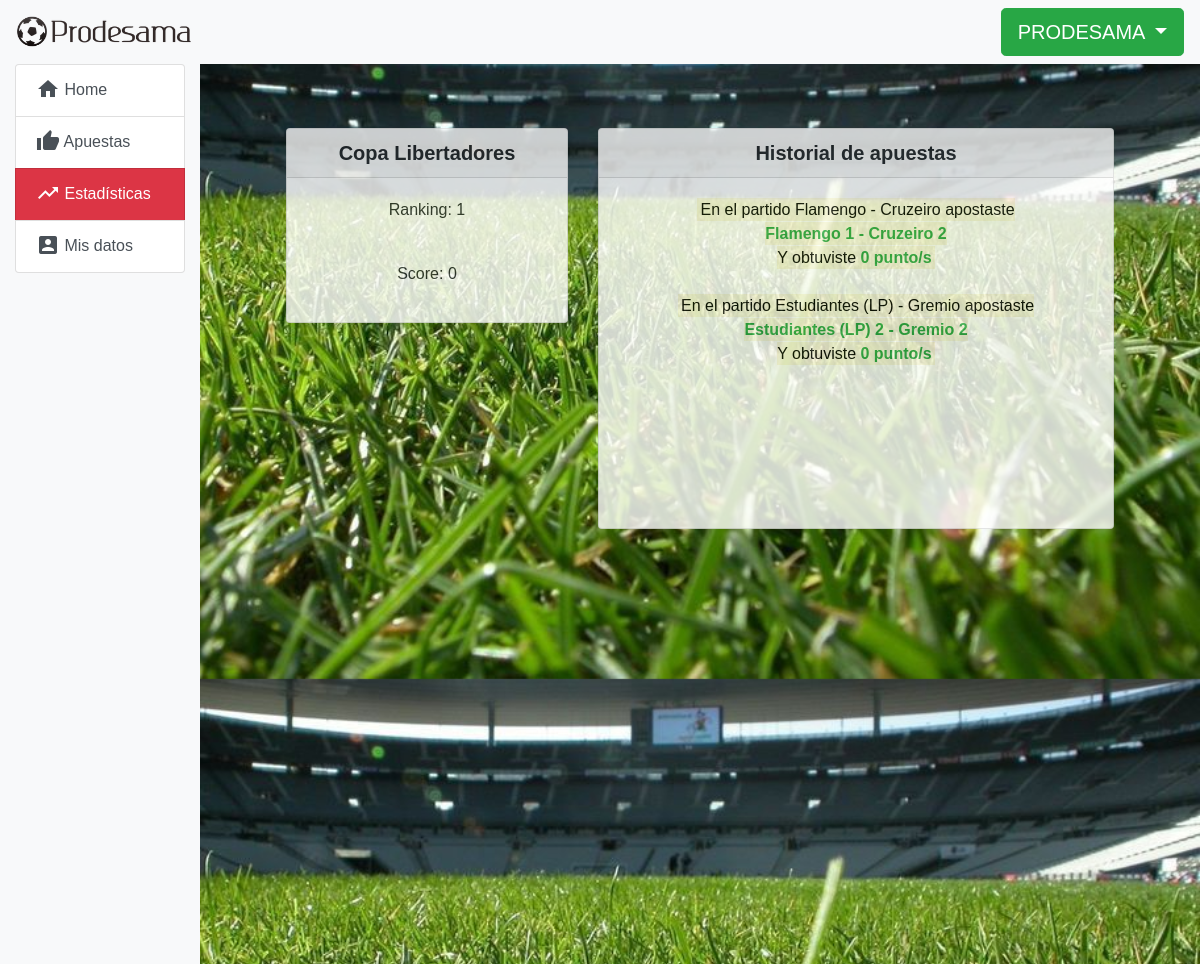
Before: /home/puntaje (signed in) with the older database file.
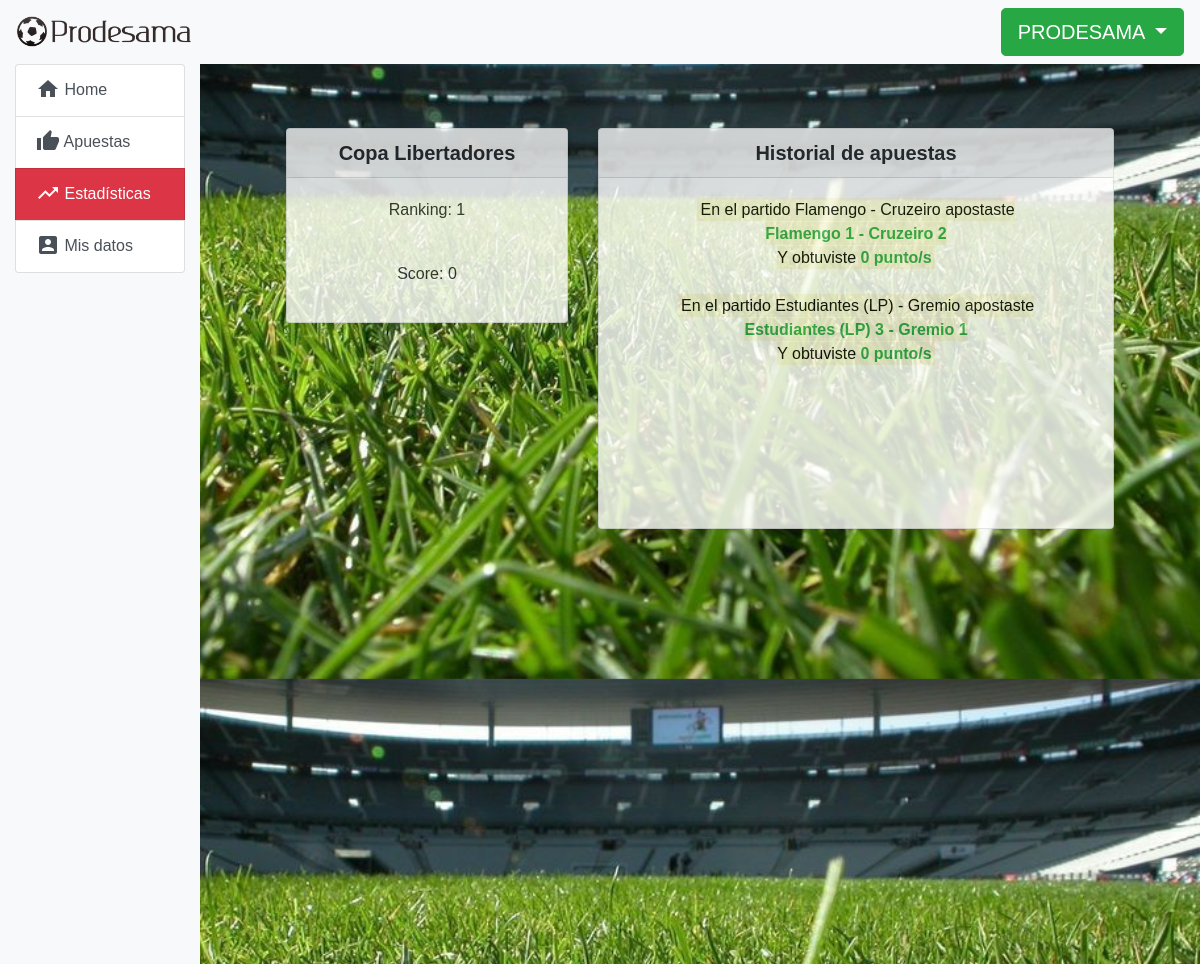
After: the same page with the newer database file.
### prode/models.py (models this page shows, shortened)
class Bet(models.Model):
    user = models.ForeignKey(User, related_name='bets', blank=True, on_delete=models.CASCADE)
    match = models.ForeignKey(Match, on_delete=models.CASCADE, related_name='bets')
    team1_score = models.PositiveIntegerField(default=0)
    team2_score = models.PositiveIntegerField(default=0)
    result = models.PositiveIntegerField(default=0, null=True)
    calculated = models.BooleanField(default=False)
    class Meta:
        unique_together = ('user', 'match')

class Match(models.Model):
    start = models.DateTimeField()
    end = models.DateTimeField()
    team1 = models.ForeignKey(Team, on_delete=models.CASCADE, related_name='matches')
    team2 = models.ForeignKey(Team, on_delete=models.CASCADE, related_name='matchs')
    team1_score = models.PositiveIntegerField(default=0)
    team2_score = models.PositiveIntegerField(default=0)
    competition = models.ForeignKey(Competition, on_delete=models.CASCADE, null=True)
    def __str__(self):
        return (self.team1.name + " - " + self.team2.name)

class Team(models.Model):
    name = models.CharField(max_length=50)
    flag = models.ImageField(upload_to='prode/images/flags/')
    def __str__(self):
        return self.name

### prode/views.py (the view)
# urls.py: path('home/puntaje', login_required(views.ScoreView.as_view()), name='puntaje'),
class ScoreView(generic.DetailView):
    template_name = 'prode/puntaje.html'
    def get(self, request):
        comps = Competition.objects.filter(available=True)
        comp_stats = CompetitionStat.objects.all()
        bets = list(Bet.objects.all())
        bets.reverse()
        return render(request, self.template_name, {'comps':comps,'comp_stats':comp_stats, 'bets':bets})

### prode/templates/prode/puntaje.html (shortened to what this page needs)
{% extends "prode/navigation.html" %}
{% block content %}
<div class="row justify-content-center text-center" style="opacity: 0.8">
    <div class="col-md-4">
        {% for c in comps %}
            <div class="card">
                <h5 class="card-header"><strong>{{ c.name }}</strong></h5>
                <div class="card-body">
                    {% for cs in comp_stats %}
                        {% if c == cs.comp %}
                            {% if user == cs.user %}
                                {% if cs.ranking == None %}
                                    <p>Aún no posees ranking para esta competencia</p>
                                {% else %}
                                    <p>Ranking: {{ cs.ranking }}</p>
                                {% endif %}
                                <br>
                                <p>Score: {{ cs.score }}</p>
                            {% endif %}
                        {% endif %}
                    {% endfor %}
                </div>
            </div>
            <br>
        {% endfor %}
    </div>
    <div class="col-md-7">
        <div class="card">
            <h5 class="card-header"><strong>Historial de apuestas</strong></h5>
            <div class="lista-proximos-partidos">
                <div class="card-body">
                    {% for bet in bets %}
                        {% if user == bet.user %}
                            <mark>
                                En el partido {{ bet.match }} apostaste
                                <br>
                                <b class="text-success">
                                {{bet.match.team1 }} {{ bet.team1_score }}
                                - {{ bet.match.team2 }} {{ bet.team2_score }}
                                </b>
                                <br>
                                Y obtuviste <b class="text-success">{{ bet.result }} punto/s</b>
                                <br>
                            </mark>
                            <br>
                        {% endif %}
                    {% endfor %}
                </div>
            </div>
        </div>
    </div>
</div>
{% endblock %}

Changed rows visible on the page:
changed Bet "Estudiantes (LP) - Gremio": team1_score "2" → "3"; team2_score "2" → "1"
